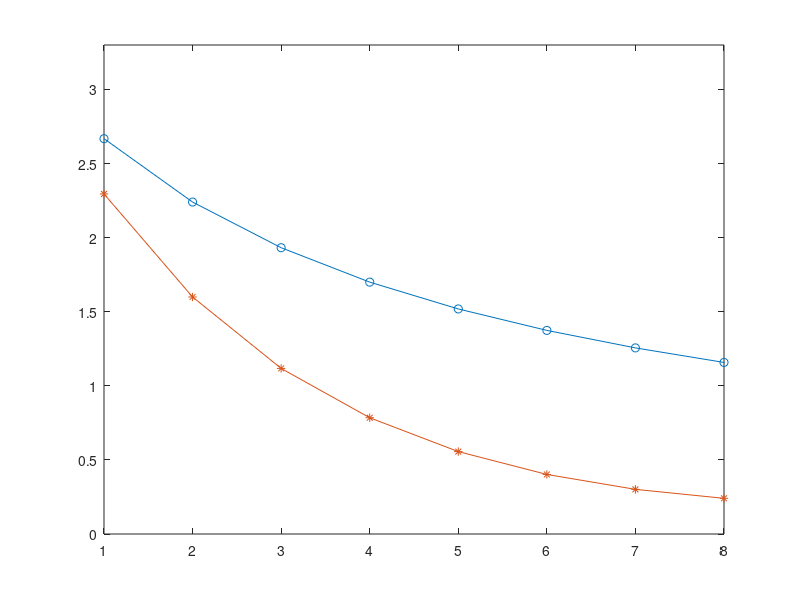

The MATLAB source for this figure:
%% Resistor Value Calculation for # of I2C device algorithm

resResolution = 25;

A = logspace(2,5,resResolution);
B = logspace(2,5,resResolution);
C = logspace(2,5,resResolution);

boardMax = 16;

vTest = zeros(resResolution^3,boardMax);

for n = 1:boardMax
    for a = 1:resResolution
        for b = 1:resResolution
            for c = 1:resResolution
                
                rBranch = B(b) + C(c);
                for k = 2:n
                    rBranch = (rBranch*C(c))/(rBranch+C(c));
                    rBranch = rBranch + B(b);
                end
                
                index = (a-1)*resResolution^2 + (b-1)*resResolution + c;
                vTest(index,n) = rBranch / (rBranch + A(a));
                
            end
        end
    end    
end

vLevel = 3.3;
vTest = vTest*vLevel;

slope = zeros(1,resResolution^3);

for k = 1:resResolution^3
    slope(1,k) = vTest(k,1) - vTest(k,end);
end

[maxSlope,index] = max(slope(:));

voltageSteps = vTest(index,:)
plot(linspace(1,boardMax,boardMax),vTest(index,:),'-o')
axis([1 boardMax 0 vLevel])

ResA = A(mod(floor(index/(resResolution^2)),resResolution) + 1)
ResB = B(mod(floor(index/resResolution),resResolution) + 1)
ResC = C(mod(index,resResolution) + 1)

%% Resistor Value Calculation for device assignment algorithm

resResolution = 25;

A = logspace(2,5,resResolution);
B = logspace(2,5,resResolution);
C = logspace(2,5,resResolution);

boardMax = 8;

vTest = zeros(resResolution^3,boardMax);
nodeTest = zeros(resResolution^3,boardMax);

for a = 1:resResolution
    for b = 1:resResolution
        for c = 1:resResolution

            rBranch = B(b) + C(c);
            for k = 2:boardMax
                rBranch = (rBranch*C(c))/(rBranch+C(c));
                rBranch = rBranch + B(b);
            end

            index = (a-1)*resResolution^2 + (b-1)*resResolution + c;
            nodeTest(index,1) = (rBranch - B(b))/(A(a) + rBranch);
            
            for k = 2:boardMax
                                
                rBranch = B(b) + C(c);
                for i = k:boardMax-1
                    rBranch = (rBranch*C(c))/(rBranch+C(c));
                    rBranch = rBranch + B(b);
                end
                rBranch = (rBranch*C(c))/(rBranch+C(c));
                
                nodeTest(index,k) = nodeTest(index,k-1) * (rBranch/(rBranch + B(b)));
            end

        end
    end
end    

vLevel = 3.3;
nodeTest = nodeTest*vLevel;

slope = zeros(1,resResolution^3);

for k = 1:resResolution^3
    slope(1,k) = nodeTest(k,1) - nodeTest(k,end);
end

[maxSlope,index] = max(slope(:));
hold on
voltageSteps = nodeTest(index,:)
plot(linspace(1,boardMax,boardMax),nodeTest(index,:),'-*')
axis([1 boardMax 0 vLevel])

ResA = A(mod(floor(index/(resResolution^2)),resResolution) + 1)
ResB = B(mod(floor(index/resResolution),resResolution) + 1)
ResC = C(mod(index,resResolution) + 1)


